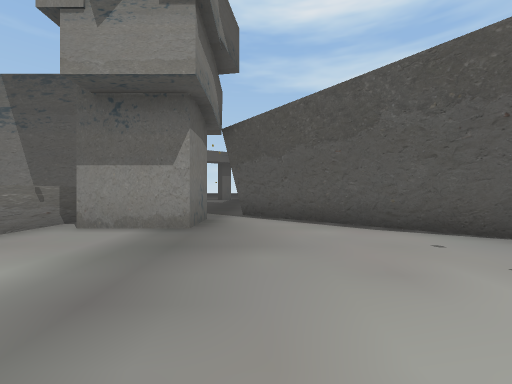
[1] (above)

20 first-person views from a walk through a scene from a Unity 3-D project. The camera is 1.4 m above the floor, looks level and sees 90° across. The floor is counted in squares, 2 m on a side. Each view is taken from the middle of a square. On the plan, view 1 faces up. The plan holds only what a view shows up to about 9 squares ahead; the rest is blank. The place goes on beyond the plan.

[2]
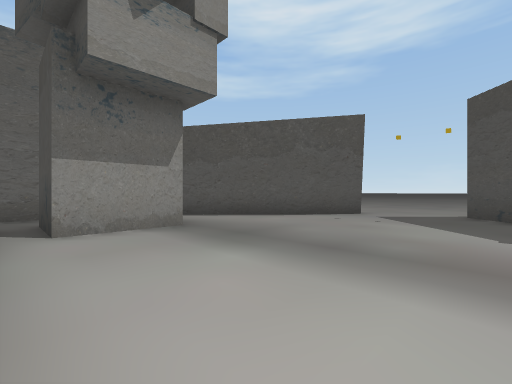

[3]
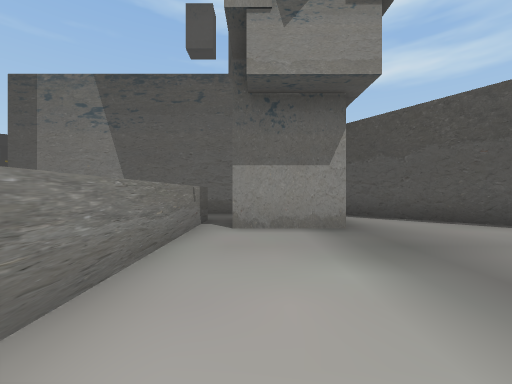

[4]
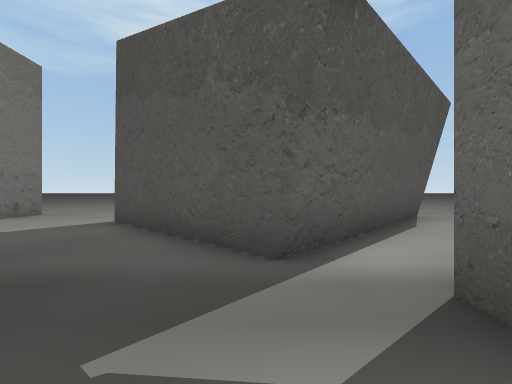

[5]
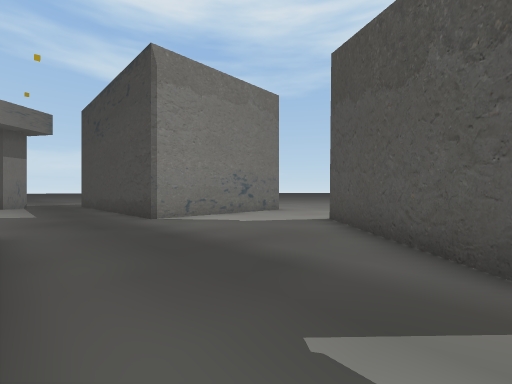

[6]
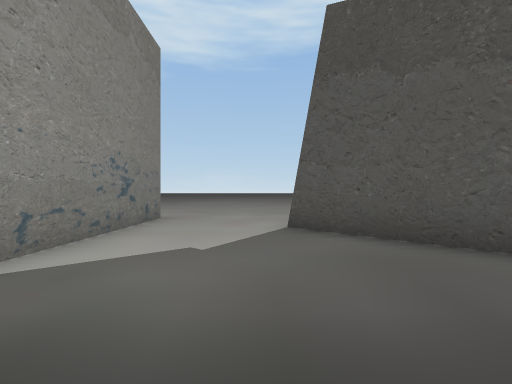

[7]
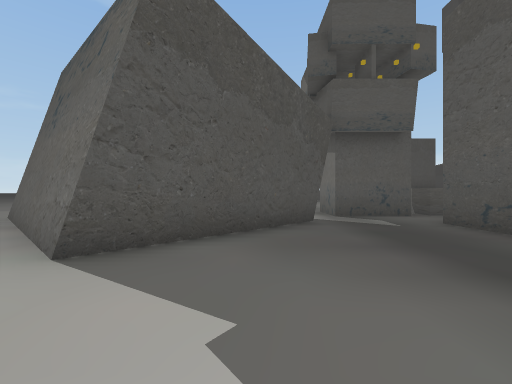

[8]
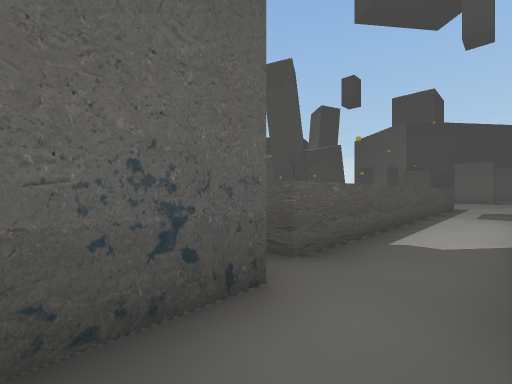

[9]
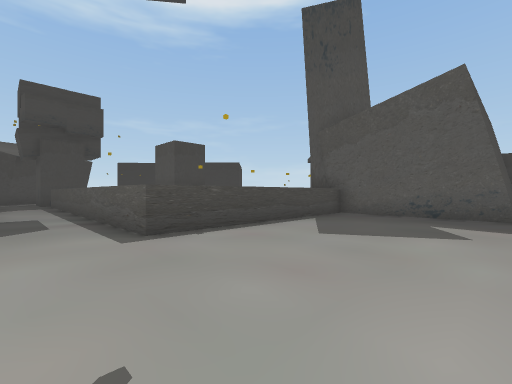

[10]
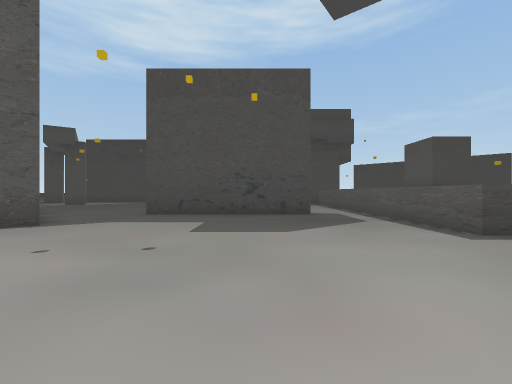

[11]
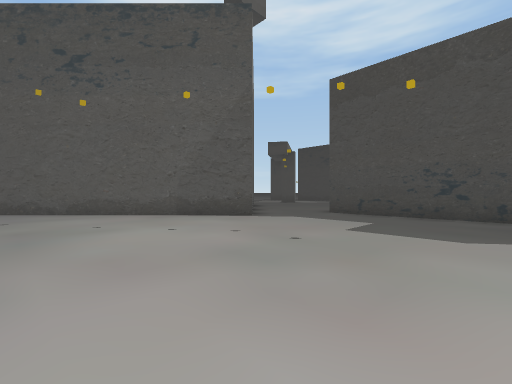

[12]
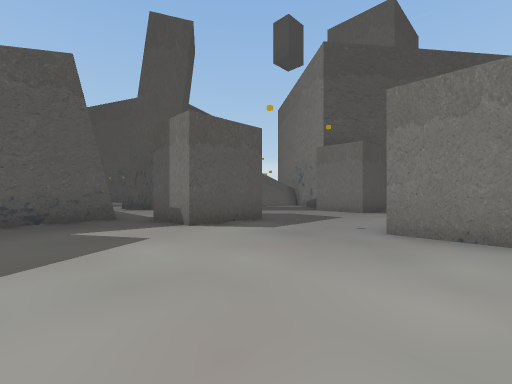

[13]
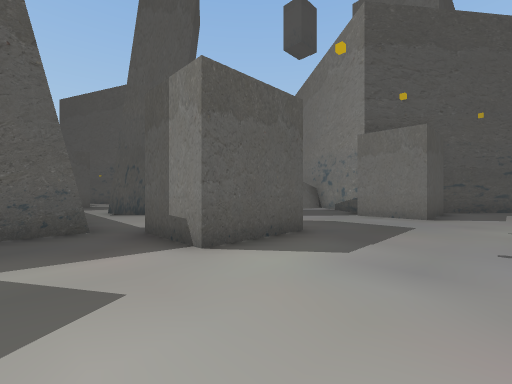

[14]
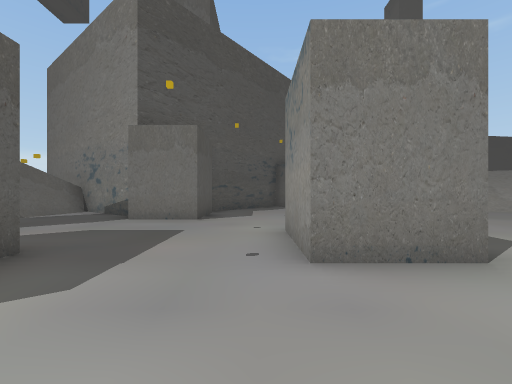

[15]
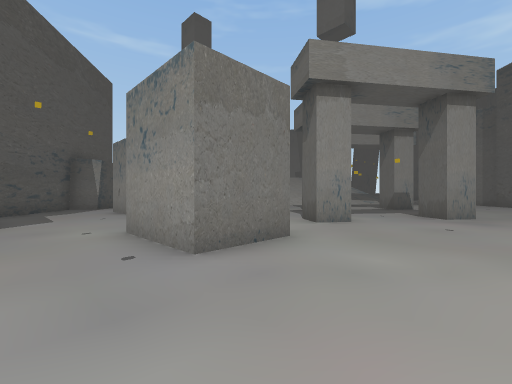

[16]
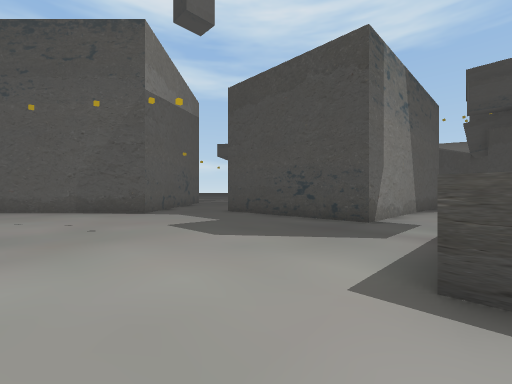

[17]
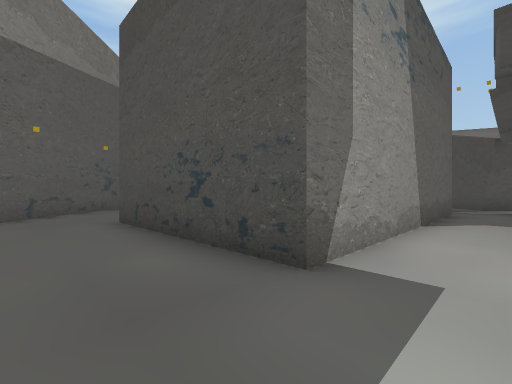

[18]
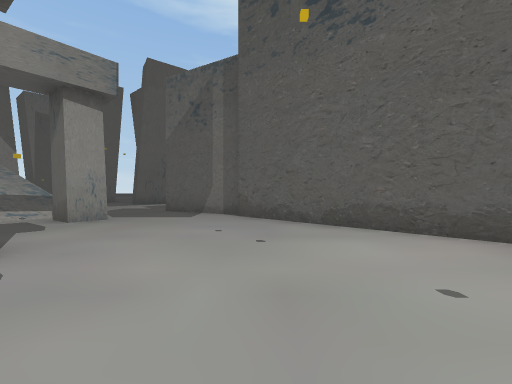

[19]
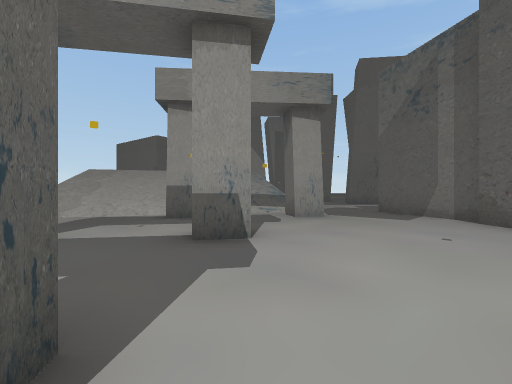

[20]
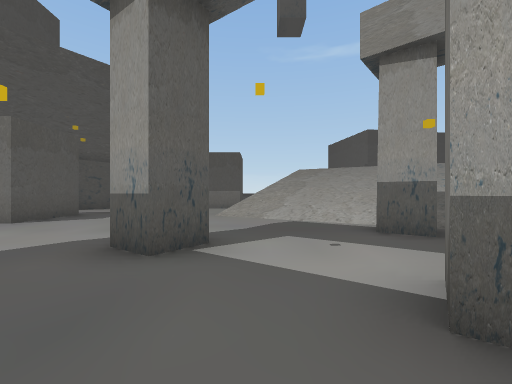

### Floor plan
Key: @ floor where view 1 was taken; # wall or solid block; . floor; / step, stairs or slope; ^ raised ledge.
Columns run from 30 left of view 1 to 5 right of it. Each row starts with its distance up from view 1.
 23         ##
 22    // ...##
 21    ////...##
 20     // ....##              ..
 19      /##....##             ...
 18 // //........##    #       ...#
 17 ////##........##  ##.      ...#
 16 /////..##......####..      ...#
 15 ///.....#.......##...      ...######
 14 ///..................      .........
 13 ./...##...#........#        ........
 12    .......#........#        ........
 11    ................#        .....#..
 10   ......#..........#       #....###.
  9 ..... .............#########...## ##
  8 .###   .......................##
  7  ##     #.....................##
  6 ....... #......^^^^^^^^^^^.##..##
  5 #..............^         ^.##...###
  4 ##.............^         ^........#
  3  ####..........^         ^..........
  2    ##...###....^         #..........
  1   ##....  #....^         #.........#
  0   #....   .#####          ....@...##

Where each view was taken, in squares from view 1:
view 1: 0 up, 0 right, facing up
view 2: 0 up, 4 left, facing up-right
view 3: 0 up, 3 left, facing up
view 4: 8 up, 3 left, facing right
view 5: 8 up, 3 left, facing up-right
view 6: 12 up, 2 left, facing right
view 7: 14 up, 1 right, facing down
view 8: 8 up, 2 left, facing down-left
view 9: 8 up, 19 left, facing down-right
view 10: 10 up, 19 left, facing right
view 11: 9 up, 19 left, facing up-right
view 12: 7 up, 17 left, facing down-left
view 13: 5 up, 18 left, facing down-left
view 14: 5 up, 19 left, facing left
view 15: 4 up, 19 left, facing up-left
view 16: 6 up, 17 left, facing up-right
view 17: 7 up, 13 left, facing up-right
view 18: 13 up, 19 left, facing up
view 19: 13 up, 19 left, facing up-left
view 20: 14 up, 21 left, facing left
